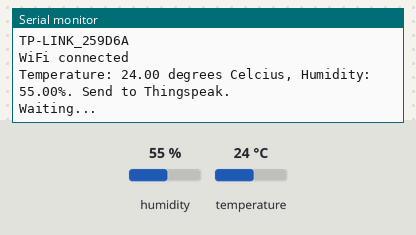
Bench run of a sketch on a simulated ESP8266 (NodeMCU). On the bench: the last lines printed to the serial monitor. The inputs (shaded band) are chosen by the test bench; at power-on: temperature 24 °C, humidity 55 %. WiFi joins after 1.5 s; servers stay silent unless stated.

Above: at 3.5 s.
3.6 s: temperature set to 29.5 °C
At 4.14 s:
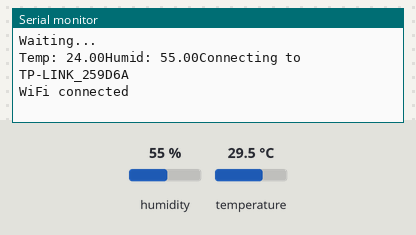
6.9 s: temperature set to 30.4 °C
At 7.7 s:
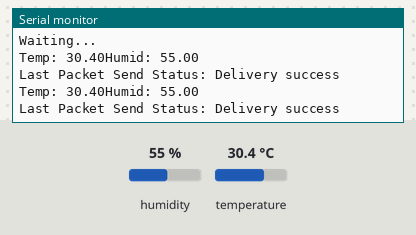

Measured:
- the behaviour switches between 29.9 and 30 °C on temperature (found by bisection; images 1 and 2)
- after the input at 6.9 s, the serial monitor: prints a new line after 0.76 s (image 2)

The sketch:

Send_Data_v1.1.ino
```cpp
// Include required libraries
#include <ESP8266WiFi.h>
#include <espnow.h>
#include <DHT.h>

// Define DHT22 parameters
#define DHTPin 4
#define DHTType DHT22
#define BOARD_ID 2

// Create DHT Object
DHT dht(DHTPin, DHTType);
WiFiClient client;

String apiKey = "XT5KMD0VX2WETCDU";     //  Enter your Write API key from ThingSpeak

const char *ssid =  "TP-LINK_259D6A";     // replace with your wifi ssid and wpa2 key
const char *pass =  "11223344";
const char* server = "api.thingspeak.com";

// REPLACE WITH RECEIVER MAC Address
uint8_t broadcastAddress[] = {0xFF, 0xFF, 0xFF, 0xFF, 0xFF, 0xFF};
//// Responder MAC Address (Replace with your responders MAC Address)

// Define data structure
typedef struct struct_message {
  float a;
  float b;
} struct_message;

// Create structured data object
struct_message myData;

// Register peer
//esp_now_peer_info_t peerInfo;

// Sent data callback function
void OnDataSent(uint8_t *macAddr, uint8_t sendStatus)
{
  Serial.print("\r\nLast Packet Send Status: ");
  if (sendStatus == 0){
    Serial.println("Delivery success");
  }
  else{
    Serial.println("Delivery fail");
  }
}


 void init_EspNow()
 {
    // Set device as a Wi-Fi Station
    WiFi.mode(WIFI_STA);
    WiFi.disconnect();
    // Init ESP-NOW
//    if (esp_now_init() != 0) {
//      Serial.println("Error initializing ESP-NOW");
//      return;
//    }
    // Set ESP-NOW role
    esp_now_set_self_role(ESP_NOW_ROLE_CONTROLLER);

    // Once ESPNow is successfully init, we will register for Send CB to
    // get the status of Trasnmitted packet
    esp_now_register_send_cb(OnDataSent);

    // Register peer
    esp_now_add_peer(broadcastAddress, ESP_NOW_ROLE_SLAVE, 1, NULL, 0);
 }

void init_Wifi()
{
  Serial.println("Connecting to ");
  Serial.println(ssid);

  WiFi.begin(ssid, pass);
  while (WiFi.status() != WL_CONNECTED)
  {
    delay(500);
    Serial.print(".");
  }
  Serial.println("");
  Serial.println("WiFi connected");
}

void setup()
{
   // Init Serial Monitor
  Serial.begin(115200);
  // Initiate DHT22
  dht.begin();

      if (esp_now_init() != 0) {
      Serial.println("Error initializing ESP-NOW");
      return;
    }
}

void loop()
{

  // Read DHT22 module values
  float temp = dht.readTemperature();
  delay(10);
  float humid = dht.readHumidity();
  delay(10);
  if (isnan(humid) || isnan(temp))
  {
    Serial.println("Failed to read from DHT sensor!");
  }
  else
  {
    Serial.print("Temp: ");
    Serial.print(temp);
    Serial.print("Humid: ");
    Serial.print(humid);

  // Add to structured data object
    myData.a = temp;
    myData.b = humid;
    if(myData.a < 30)
    {
      init_Wifi();
      if(client.connect(server,80))   //   "184.106.153.149" or api.thingspeak.com
      {
         String postStr = apiKey;
         postStr +="&field1=";
         postStr += String(myData.a);
         postStr +="&field2=";
         postStr += String(myData.b);
         postStr += "\r\n\r\n";

         client.print("POST /update HTTP/1.1\n");
         client.print("Host: api.thingspeak.com\n");
         client.print("Connection: close\n");
         client.print("X-THINGSPEAKAPIKEY: "+apiKey+"\n");
         client.print("Content-Type: application/x-www-form-urlencoded\n");
         client.print("Content-Length: ");
         client.print(postStr.length());
         client.print("\n\n");
         client.print(postStr);

         Serial.print("Temperature: ");
         Serial.print(myData.a);
         Serial.print(" degrees Celcius, Humidity: ");
         Serial.print(myData.b);
         Serial.println("%. Send to Thingspeak.");
     }
     client.stop();
     Serial.println("Waiting...");
     delay(1000);
  }
  else
  {
    init_EspNow();
      // Send data
    esp_now_send(0, (uint8_t *) &myData, sizeof(myData));
  }
}
}
```
